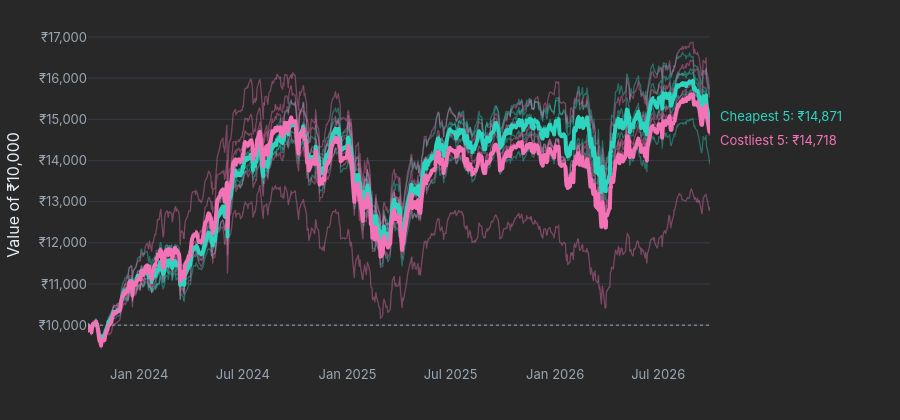

Notebook source saved alongside this figure:
### Markdown cell above
- Chart 4: the face-off, ₹10,000 in the 5 cheapest vs the 5 costliest

### Code cell
# ---------- chart 4: the face-off, growth of Rs 10,000 ----------
def thin_and_thick(v, group_of, y_label):
    """v = one column per fund company, one row per date. Thin line per fund, thick line = average of its group."""
    v = v.copy()
    v.index.name = "Date"
    long = v.reset_index().melt(id_vars="Date", var_name="COMPANY", value_name="value")
    long["group"] = long["COMPANY"].map(group_of)
    fig = px.line(long, x="Date", y="value", color="group", line_group="COMPANY", hover_name="COMPANY",
                  color_discrete_map=GROUP_COLORS, labels={"value": y_label})
    fig.update_traces(line_width=1.3, opacity=0.4)

    avg = long.groupby(["group", "Date"])["value"].mean().reset_index()
    thick = px.line(avg, x="Date", y="value", color="group", color_discrete_map=GROUP_COLORS)
    thick.update_traces(line_width=4)
    fig.add_traces(thick.data)
    ends = {g: d["value"].iloc[-1] for g, d in avg.groupby("group")}
    return fig, ends

def label_ends(fig, ends, last_x, fmt):
    """Name each line at its right end instead of using a legend."""
    hi = max(ends, key=ends.get)
    close = abs(ends["Cheapest 5"] - ends["Costliest 5"]) / max(ends.values()) < 0.04     # keep touching labels apart
    for g, val in ends.items():
        fig.add_annotation(x=last_x, y=val, text=f"{g}: {fmt(val)}", showarrow=False, xanchor="left", xshift=8,
                           yshift=(9 if g == hi else -9) if close else 0, font=dict(color=GROUP_COLORS[g], size=13))

def faceoff_fig(df, plan, n_years):
    five = df[df["group"] != "Middle"]
    ids = list(five["MF_ID"])
    start = first_date4 if n_years is None else last_date4 - pd.DateOffset(years=n_years)
    w = nav_wide[plan][ids]
    w = w[w.index >= start]
    w = w.loc[max(w[c].first_valid_index() for c in ids):].ffill()          # everyone starts on the same day
    v = (w / w.iloc[0] * 10000).rename(columns=name4)

    fig, ends = thin_and_thick(v, dict(zip(five["COMPANY"], five["group"])), "Value of ₹10,000")
    label_ends(fig, ends, v.index[-1], lambda x: f"₹{x:,.0f}")
    fig.add_hline(y=10000, line=dict(color=MUTED, dash="dot", width=1))
    fig = style_fig(fig, 420)
    fig.update_layout(showlegend=False, margin=dict(r=190))                 # room for the end labels
    fig.update_xaxes(range=[v.index[0], v.index[-1]], title_text="")
    fig.update_yaxes(tickprefix="₹", tickformat=",.0f", title_text="Value of ₹10,000")
    return fig, ends

faceoff_fig(df_demo, "Regular", 3)[0].show()

### Figure 1 — Plotly figure (JSON) as saved in the notebook; plotly's stock layout.template omitted (floating-point values rounded to 4 significant figures; data arrays with more than 128 entries replaced by an {"elided": "..."} marker saying what was removed)
{"data": [{"hovertemplate": "<b>%{hovertext}</b><br><br>group=Cheapest 5<br>COMPANY=DSP<br>Date=%{x}<br>Value of ₹10,000=%{y}<extra></extra>", "hovertext": {"elided": "748 str values"}, "legendgroup": "Cheapest 5", "line": {"color": "#2DD4BF", "dash": "solid", "width": 1.3}, "marker": {"symbol": "circle"}, "mode": "lines", "name": "Cheapest 5", "opacity": 0.4, "showlegend": true, "type": "scattergl", "x": {"elided": "748 str values"}, "xaxis": "x", "y": {"elided": "748 float values"}, "yaxis": "y"}, {"hovertemplate": "<b>%{hovertext}</b><br><br>group=Cheapest 5<br>COMPANY=HDFC<br>Date=%{x}<br>Value of ₹10,000=%{y}<extra></extra>", "hovertext": {"elided": "748 str values"}, "legendgroup": "Cheapest 5", "line": {"color": "#2DD4BF", "dash": "solid", "width": 1.3}, "marker": {"symbol": "circle"}, "mode": "lines", "name": "Cheapest 5", "opacity": 0.4, "showlegend": false, "type": "scattergl", "x": {"elided": "748 str values"}, "xaxis": "x", "y": {"elided": "748 float values"}, "yaxis": "y"}, {"hovertemplate": "<b>%{hovertext}</b><br><br>group=Cheapest 5<br>COMPANY=Kotak Mahindra<br>Date=%{x}<br>Value of ₹10,000=%{y}<extra></extra>", "hovertext": {"elided": "748 str values"}, "legendgroup": "Cheapest 5", "line": {"color": "#2DD4BF", "dash": "solid", "width": 1.3}, "marker": {"symbol": "circle"}, "mode": "lines", "name": "Cheapest 5", "opacity": 0.4, "showlegend": false, "type": "scattergl", "x": {"elided": "748 str values"}, "xaxis": "x", "y": {"elided": "748 float values"}, "yaxis": "y"}, {"hovertemplate": "<b>%{hovertext}</b><br><br>group=Cheapest 5<br>COMPANY=Nippon India<br>Date=%{x}<br>Value of ₹10,000=%{y}<extra></extra>", "hovertext": {"elided": "748 str values"}, "legendgroup": "Cheapest 5", "line": {"color": "#2DD4BF", "dash": "solid", "width": 1.3}, "marker": {"symbol": "circle"}, "mode": "lines", "name": "Cheapest 5", "opacity": 0.4, "showlegend": false, "type": "scattergl", "x": {"elided": "748 str values"}, "xaxis": "x", "y": {"elided": "748 float values"}, "yaxis": "y"}, {"hovertemplate": "<b>%{hovertext}</b><br><br>group=Cheapest 5<br>COMPANY=Axis<br>Date=%{x}<br>Value of ₹10,000=%{y}<extra></extra>", "hovertext": {"elided": "748 str values"}, "legendgroup": "Cheapest 5", "line": {"color": "#2DD4BF", "dash": "solid", "width": 1.3}, "marker": {"symbol": "circle"}, "mode": "lines", "name": "Cheapest 5", "opacity": 0.4, "showlegend": false, "type": "scattergl", "x": {"elided": "748 str values"}, "xaxis": "x", "y": {"elided": "748 float values"}, "yaxis": "y"}, {"hovertemplate": "<b>%{hovertext}</b><br><br>group=Costliest 5<br>COMPANY=JM Financial<br>Date=%{x}<br>Value of ₹10,000=%{y}<extra></extra>", "hovertext": {"elided": "748 str values"}, "legendgroup": "Costliest 5", "line": {"color": "#F472B6", "dash": "solid", "width": 1.3}, "marker": {"symbol": "circle"}, "mode": "lines", "name": "Costliest 5", "opacity": 0.4, "showlegend": true, "type": "scattergl", "x": {"elided": "748 str values"}, "xaxis": "x", "y": {"elided": "748 float values"}, "yaxis": "y"}, {"hovertemplate": "<b>%{hovertext}</b><br><br>group=Costliest 5<br>COMPANY=LIC<br>Date=%{x}<br>Value of ₹10,000=%{y}<extra></extra>", "hovertext": {"elided": "748 str values"}, "legendgroup": "Costliest 5", "line": {"color": "#F472B6", "dash": "solid", "width": 1.3}, "marker": {"symbol": "circle"}, "mode": "lines", "name": "Costliest 5", "opacity": 0.4, "showlegend": false, "type": "scattergl", "x": {"elided": "748 str values"}, "xaxis": "x", "y": {"elided": "748 float values"}, "yaxis": "y"}, {"hovertemplate": "<b>%{hovertext}</b><br><br>group=Costliest 5<br>COMPANY=Taurus<br>Date=%{x}<br>Value of ₹10,000=%{y}<extra></extra>", "hovertext": {"elided": "748 str values"}, "legendgroup": "Costliest 5", "line": {"color": "#F472B6", "dash": "solid", "width": 1.3}, "marker": {"symbol": "circle"}, "mode": "lines", "name": "Costliest 5", "opacity": 0.4, "showlegend": false, "type": "scattergl", "x": {"elided": "748 str values"}, "xaxis": "x", "y": {"elided": "748 float values"}, "yaxis": "y"}, {"hovertemplate": "<b>%{hovertext}</b><br><br>group=Costliest 5<br>COMPANY=Union<br>Date=%{x}<br>Value of ₹10,000=%{y}<extra></extra>", "hovertext": {"elided": "748 str values"}, "legendgroup": "Costliest 5", "line": {"color": "#F472B6", "dash": "solid", "width": 1.3}, "marker": {"symbol": "circle"}, "mode": "lines", "name": "Costliest 5", "opacity": 0.4, "showlegend": false, "type": "scattergl", "x": {"elided": "748 str values"}, "xaxis": "x", "y": {"elided": "748 float values"}, "yaxis": "y"}, {"hovertemplate": "<b>%{hovertext}</b><br><br>group=Costliest 5<br>COMPANY=ITI<br>Date=%{x}<br>Value of ₹10,000=%{y}<extra></extra>", "hovertext": {"elided": "748 str values"}, "legendgroup": "Costliest 5", "line": {"color": "#F472B6", "dash": "solid", "width": 1.3}, "marker": {"symbol": "circle"}, "mode": "lines", "name": "Costliest 5", "opacity": 0.4, "showlegend": false, "type": "scattergl", "x": {"elided": "748 str values"}, "xaxis": "x", "y": {"elided": "748 float values"}, "yaxis": "y"}, {"hovertemplate": "group=Cheapest 5<br>Date=%{x}<br>value=%{y}<extra></extra>", "legendgroup": "Cheapest 5", "line": {"color": "#2DD4BF", "dash": "solid", "width": 4}, "marker": {"symbol": "circle"}, "mode": "lines", "name": "Cheapest 5", "showlegend": true, "type": "scattergl", "x": {"elided": "748 str values"}, "xaxis": "x", "y": {"elided": "748 float values"}, "yaxis": "y"}, {"hovertemplate": "group=Costliest 5<br>Date=%{x}<br>value=%{y}<extra></extra>", "legendgroup": "Costliest 5", "line": {"color": "#F472B6", "dash": "solid", "width": 4}, "marker": {"symbol": "circle"}, "mode": "lines", "name": "Costliest 5", "showlegend": true, "type": "scattergl", "x": {"elided": "748 str values"}, "xaxis": "x", "y": {"elided": "748 float values"}, "yaxis": "y"}], "layout": {"annotations": [{"font": {"color": "#2DD4BF", "size": 13}, "showarrow": false, "text": "Cheapest 5: ₹14,871", "x": "2026-09-30T00:00:00", "xanchor": "left", "xshift": 8, "y": 14870.0, "yshift": 9}, {"font": {"color": "#F472B6", "size": 13}, "showarrow": false, "text": "Costliest 5: ₹14,718", "x": "2026-09-30T00:00:00", "xanchor": "left", "xshift": 8, "y": 14720.0, "yshift": -9}], "font": {"color": "#E6EDF3", "family": "Inter, Segoe UI, sans-serif", "size": 13}, "height": 420, "hoverlabel": {"bgcolor": "#1B2430", "bordercolor": "#343B46", "font": {"color": "#E6EDF3", "size": 14}}, "legend": {"orientation": "h", "title": {"text": "group"}, "tracegroupgap": 0, "x": 0, "y": 1.12}, "margin": {"b": 45, "l": 50, "r": 190, "t": 25}, "paper_bgcolor": "#282828", "plot_bgcolor": "#282828", "shapes": [{"line": {"color": "#9AA7B4", "dash": "dot", "width": 1}, "type": "line", "x0": 0, "x1": 1, "xref": "x domain", "y0": 10000, "y1": 10000, "yref": "y"}], "showlegend": false, "xaxis": {"anchor": "y", "domain": [0, 1], "range": ["2023-10-03T00:00:00", "2026-09-30T00:00:00"], "showgrid": false, "tickfont": {"color": "#9AA7B4"}, "title": {"text": ""}, "zeroline": false}, "yaxis": {"anchor": "x", "domain": [0, 1], "gridcolor": "#343B46", "tickfont": {"color": "#9AA7B4"}, "tickformat": ",.0f", "tickprefix": "₹", "title": {"text": "Value of ₹10,000"}, "zeroline": false}}}
